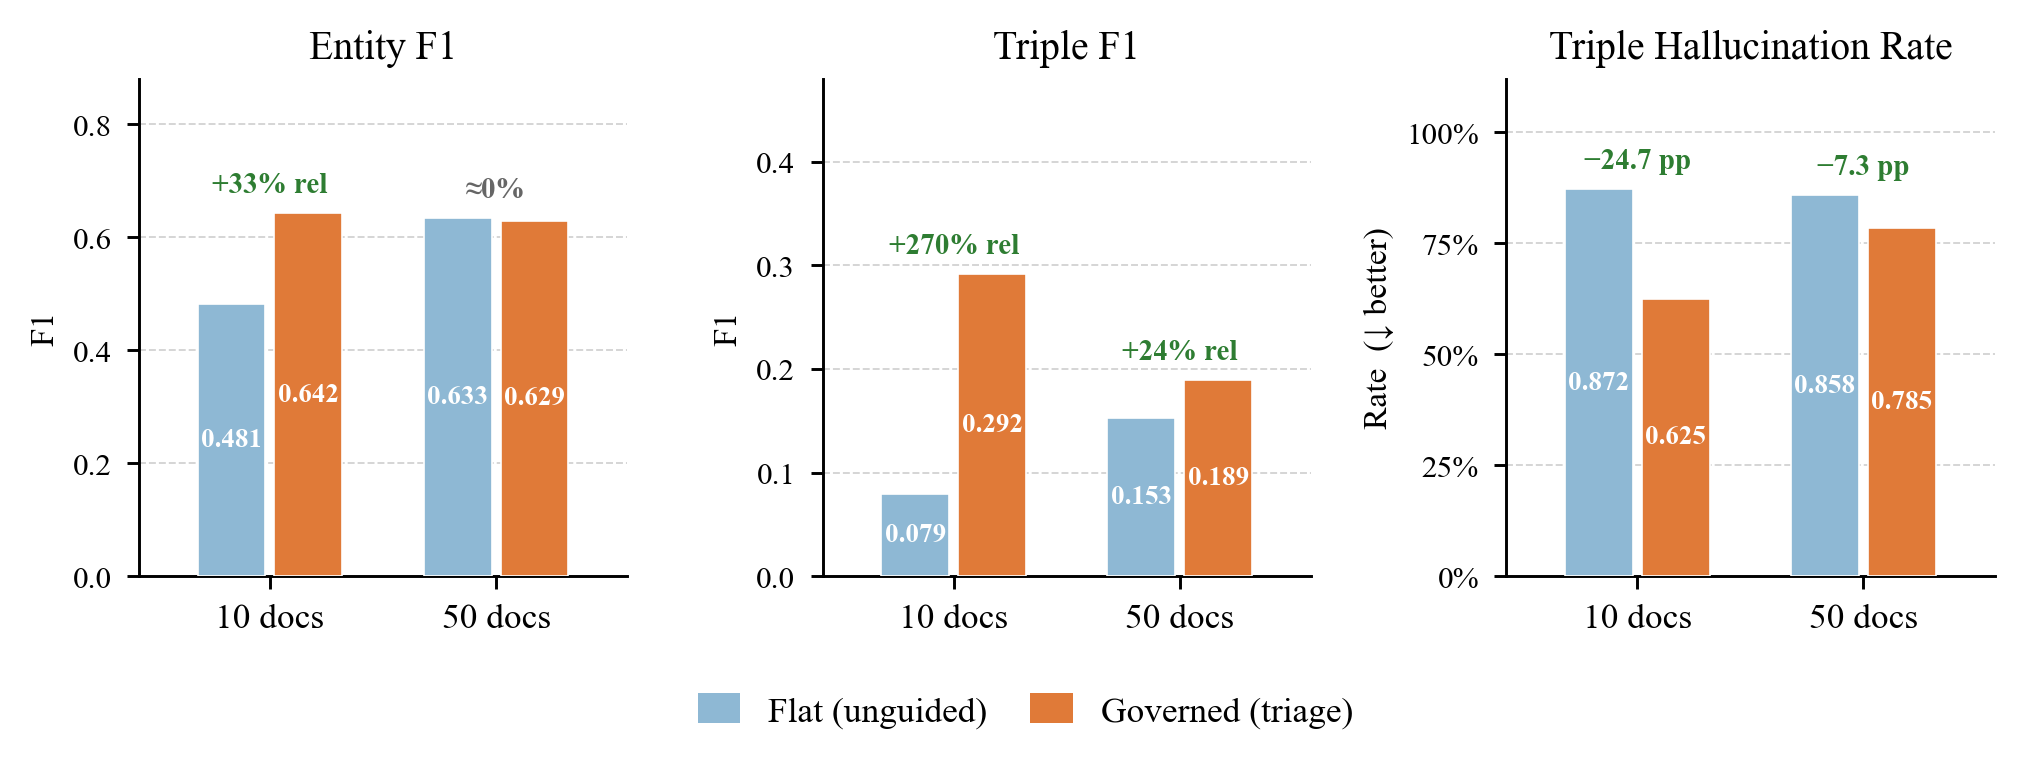

This figure's Python source:
"""
Figure 2: Governed vs. Flat KG Creation Quality
================================================
Three panels: Entity F1 | Triple F1 | Triple Hallucination Rate
At two scales: 10 docs and 50 docs.

Data source: evaluation/results/paper_table_consolidated.json
All values confirmed against paper/RESULTS.md.

Run:
    python paper/figures/figure2_governed_vs_flat.py
Outputs:
    paper/figures/figure2_governed_vs_flat.pdf
    paper/figures/figure2_governed_vs_flat.png
"""

import pathlib
import numpy as np
import matplotlib
import matplotlib.pyplot as plt
import matplotlib.patches as mpatches
import matplotlib.ticker as ticker

# ── Output directory ─────────────────────────────────────────────────────────
OUT_DIR = pathlib.Path(__file__).parent
OUT_DIR.mkdir(parents=True, exist_ok=True)

# ── NeurIPS-style rcParams ───────────────────────────────────────────────────
# NeurIPS body text is 10pt; axis labels slightly smaller.
# Set usetex=True if a LaTeX installation is available for exact CM font match.
plt.rcParams.update({
    "font.family":        "serif",
    "font.serif":         ["Computer Modern Roman", "Times New Roman", "DejaVu Serif"],
    "font.size":          9,
    "axes.titlesize":     9.5,
    "axes.labelsize":     8,
    "xtick.labelsize":    8.5,
    "ytick.labelsize":    7.5,
    "legend.fontsize":    8.5,
    "figure.dpi":         300,
    "text.usetex":        False,   # flip to True if LaTeX is on PATH
    "axes.spines.top":    False,
    "axes.spines.right":  False,
    "axes.linewidth":     0.7,
    "xtick.major.width":  0.7,
    "ytick.major.width":  0.7,
    "xtick.major.size":   3.0,
    "ytick.major.size":   3.0,
})

# ── Data ─────────────────────────────────────────────────────────────────────
# From evaluation/results/paper_table_consolidated.json + paper/RESULTS.md.
# Indices: [10 docs, 50 docs]

SCALES = ["10 docs", "50 docs"]

METRICS = [
    {
        "title":       "Entity F1",
        "ylabel":      "F1",
        "lower_better": False,
        "flat":        [0.481, 0.633],
        "governed":    [0.642, 0.629],
        "ylim":        (0.0, 0.88),
        "yticks":      [0.0, 0.2, 0.4, 0.6, 0.8],
    },
    {
        "title":       "Triple F1",
        "ylabel":      "F1",
        "lower_better": False,
        "flat":        [0.079, 0.153],
        "governed":    [0.292, 0.189],
        "ylim":        (0.0, 0.48),
        "yticks":      [0.0, 0.1, 0.2, 0.3, 0.4],
    },
    {
        "title":       "Triple Hallucination Rate",
        "ylabel":      "Rate  (↓ better)",
        "lower_better": True,
        "flat":        [0.872, 0.858],
        "governed":    [0.625, 0.785],
        "ylim":        (0.0, 1.12),
        "yticks":      [0.0, 0.25, 0.50, 0.75, 1.00],
    },
]

# ── Colors ───────────────────────────────────────────────────────────────────
COLOR_FLAT     = "#8eb8d4"   # muted steel-blue
COLOR_GOVERNED = "#e07a38"   # warm amber-orange
COLOR_IMPROVE  = "#2e7d32"   # dark green  — governance is better
COLOR_NEUTRAL  = "#666666"   # gray        — essentially no change

# ── Layout ───────────────────────────────────────────────────────────────────
# NeurIPS two-column text width ≈ 6.875 in; height chosen for compactness.
fig, axes = plt.subplots(1, 3, figsize=(6.875, 2.55))
fig.subplots_adjust(wspace=0.40, left=0.07, right=0.97, bottom=0.22, top=0.87)

# Bar geometry
X       = np.array([0.0, 1.0])   # group centres for [10 docs, 50 docs]
W       = 0.30                    # individual bar width
GAP     = 0.04                    # gap between the two bars in a pair
X_FLAT  = X - W / 2 - GAP / 2
X_GOV   = X + W / 2 + GAP / 2


def _delta_label(flat_val: float, gov_val: float, lower_better: bool) -> tuple[str, str]:
    """Return (label_string, color) for the delta annotation."""
    if lower_better:
        delta_pp = (flat_val - gov_val) * 100          # positive = improvement
        if abs(delta_pp) < 0.5:
            return "≈0 pp", COLOR_NEUTRAL
        sign = "−" if delta_pp > 0 else "+"            # − means rate dropped (good)
        return f"{sign}{abs(delta_pp):.1f} pp", COLOR_IMPROVE if delta_pp > 0 else "#c62828"
    else:
        if flat_val == 0:
            return "—", COLOR_NEUTRAL
        rel_pct = (gov_val - flat_val) / flat_val * 100
        if abs(rel_pct) < 1.0:
            return "≈0%", COLOR_NEUTRAL
        sign = "+" if rel_pct > 0 else ""
        return f"{sign}{rel_pct:.0f}% rel", COLOR_IMPROVE if rel_pct > 0 else "#c62828"


for ax, m in zip(axes, METRICS):
    fv = np.array(m["flat"])
    gv = np.array(m["governed"])

    # Bars
    ax.bar(X_FLAT, fv, W, color=COLOR_FLAT,     edgecolor="white",
           linewidth=0.4, zorder=3, label="Flat")
    ax.bar(X_GOV,  gv, W, color=COLOR_GOVERNED, edgecolor="white",
           linewidth=0.4, zorder=3, label="Governed (triage)")

    # Delta annotations centered above each bar pair
    for i in range(len(SCALES)):
        x_ctr  = (X_FLAT[i] + X_GOV[i]) / 2
        y_top  = max(fv[i], gv[i])
        label, color = _delta_label(fv[i], gv[i], m["lower_better"])

        ax.text(
            x_ctr, y_top + (m["ylim"][1] - m["ylim"][0]) * 0.030,
            label,
            ha="center", va="bottom",
            fontsize=7, fontweight="bold", color=color,
        )

    # Value labels inside each bar (only if bar is tall enough)
    for bars_x, vals in [(X_FLAT, fv), (X_GOV, gv)]:
        for bx, v in zip(bars_x, vals):
            if v > m["ylim"][1] * 0.10:
                ax.text(
                    bx, v / 2, f"{v:.3f}",
                    ha="center", va="center",
                    fontsize=6.5, color="white", fontweight="bold",
                )

    # Axis formatting
    ax.set_xlim(-0.58, 1.58)
    ax.set_ylim(*m["ylim"])
    ax.set_xticks(X)
    ax.set_xticklabels(SCALES, fontsize=8.5)
    ax.set_ylabel(m["ylabel"], fontsize=8, labelpad=3)
    ax.set_title(m["title"], fontsize=9.5, pad=5)
    ax.set_yticks(m["yticks"])

    if m["lower_better"]:
        ax.yaxis.set_major_formatter(ticker.PercentFormatter(xmax=1, decimals=0))

    # Subtle horizontal gridlines
    ax.yaxis.grid(True, linewidth=0.45, linestyle="--", alpha=0.55, zorder=0)
    ax.set_axisbelow(True)

# ── Shared legend ─────────────────────────────────────────────────────────────
handles = [
    mpatches.Patch(facecolor=COLOR_FLAT,     edgecolor="none", label="Flat (unguided)"),
    mpatches.Patch(facecolor=COLOR_GOVERNED, edgecolor="none", label="Governed (triage)"),
]
fig.legend(
    handles=handles,
    loc="lower center",
    ncol=2,
    bbox_to_anchor=(0.5, -0.02),
    frameon=False,
    fontsize=8.5,
    handlelength=1.2,
    handleheight=0.9,
    columnspacing=1.2,
)

# ── Save ──────────────────────────────────────────────────────────────────────
pdf_path = OUT_DIR / "figure2_governed_vs_flat.pdf"
png_path = OUT_DIR / "figure2_governed_vs_flat.png"

fig.savefig(pdf_path, bbox_inches="tight")
fig.savefig(png_path, dpi=300, bbox_inches="tight")

print(f"Saved:\n  {pdf_path}\n  {png_path}")
plt.show()
